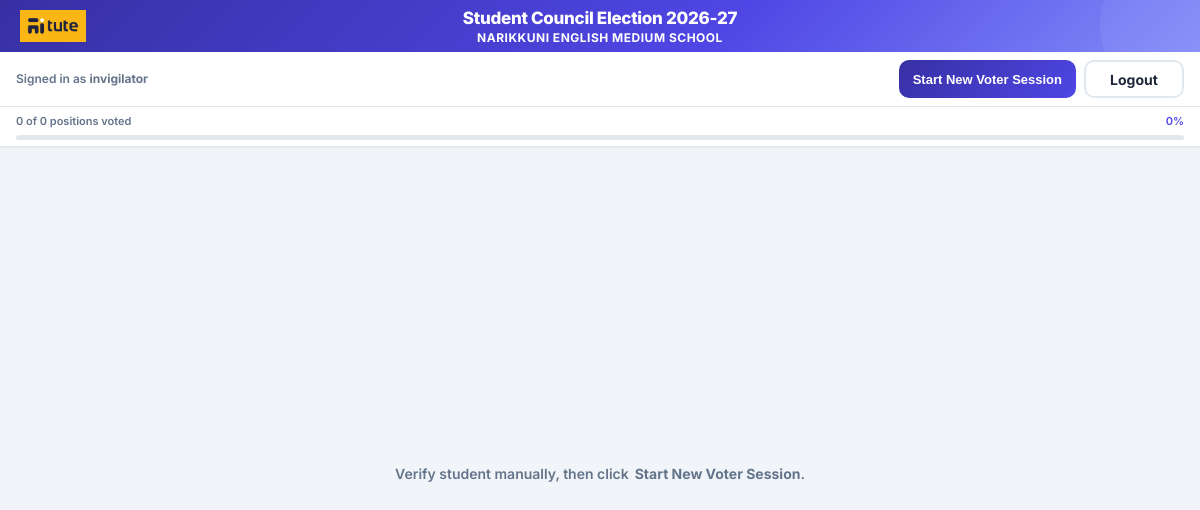
Screenshot of / (signed in) with the database file from the repository.
### voting/models.py (models this page shows, shortened)
class Election(models.Model):
	STATUS_DRAFT = "draft"
	STATUS_OPEN = "open"
	STATUS_CLOSED = "closed"
	STATUS_CHOICES = (
		(STATUS_DRAFT, "Draft"),
		(STATUS_OPEN, "Open"),
		(STATUS_CLOSED, "Closed"),
	)
	title = models.CharField(max_length=200)
	school_name = models.CharField(max_length=200)
	school_slug = models.SlugField(
		max_length=100,
		blank=True,
		db_index=True,
		help_text="Auto-generated from school name. Used in kiosk URL: /vote/<slug>/",
	)
	logo = models.ImageField(
		upload_to="elections/logos/",
		blank=True,
		help_text="Optional school logo shown in the kiosk header.",
	)
	status = models.CharField(max_length=12, choices=STATUS_CHOICES, default=STATUS_DRAFT)
	starts_at = models.DateTimeField(null=True, blank=True)
	ends_at = models.DateTimeField(null=True, blank=True)
	results_published = models.BooleanField(default=False)
	created_at = models.DateTimeField(auto_now_add=True)
	updated_at = models.DateTimeField(auto_now=True)
	class Meta:
		ordering = ("-created_at",)

### voting/views.py (the view)
# urls.py: path("", views.kiosk_page, name="kiosk"),
@login_required
@require_GET
def kiosk_page(request, school_slug=None):
	if not request.user.is_superuser:
		profile = getattr(request.user, "profile", None)
		if profile and profile.school_slug:
			if school_slug != profile.school_slug:
				return redirect("kiosk-school", school_slug=profile.school_slug)
	election = _active_election_or_none(school_slug=school_slug)
	return render(request, "voting/index.html", {
		"election": election,
		"school_slug": school_slug or "",
	})

### voting/views.py (called while the page is built)
def _active_election_or_none(school_slug=None):
	elections = Election.objects.filter(status=Election.STATUS_OPEN).order_by("-created_at")
	if school_slug:
		elections = elections.filter(school_slug=school_slug)
	return elections.first()

### voting/templates/voting/index.html (shortened to what this page needs)
{% load static %}
<!DOCTYPE html>
<html lang="en">
<head>
  <link rel="stylesheet" href="{% static 'voting/css/style.css' %}?v=12" />
</head>
<body>
  <header class="header">
    <div class="header-left">
      <img id="header-logo"
           src="{% static 'voting/photos/aitute_logo.webp' %}"
           alt="Logo" class="header-logo" />
    </div>
    <div class="header-center">
      <h1 id="election-title">{% if election %}{{ election.title }}{% else %}Student Council Election{% endif %}</h1>
      <div id="school-name" class="header-school">{% if election %}{{ election.school_name }}{% else %}School Name{% endif %}</div>
    </div>
  </header>
  <div class="operator-bar">
    <div class="operator-meta">
      Signed in as <strong>{{ request.user.username }}</strong>
    </div>
    <div style="display:flex; align-items:center; gap:8px;">
      <button id="btn-start-session" class="btn-start">Start New Voter Session</button>
      <form method="post" action="{% url 'logout' %}">
        <button type="submit" class="btn-nav" style="height:38px;">Logout</button>
      </form>
    </div>
  </div>
  <div class="progress-bar-wrap">
    <div class="progress-info">
      <span id="progress-text">0 of 0 positions voted</span>
      <span id="progress-percent">0%</span>
    </div>
    <div class="progress-track">
    </div>
  </div>
  <div id="waiting-screen" class="waiting-screen">
    Verify student manually, then click <strong style="margin-left:6px;">Start New Voter Session</strong>.
  </div>
</body>
</html>

### voting/static/voting/css/style.css (style rules this page uses)
:root { --primary: #4f46e5; --primary-light: #818cf8; --primary-dark: #3730a3; --accent: #06b6d4; --success: #22c55e; --bg: #f1f5f9; --surface: #ffffff; --surface-2: #f8fafc; --border: #e2e8f0; --text: #1e293b; --text-muted: #64748b; --text-light: #94a3b8; --r-sm: 6px; --r-md: 10px; --r-lg: 14px; --r-xl: 20px; --sh-sm: 0 1px 3px rgba(0, 0, 0, .06); --sh-md: 0 4px 16px rgba(0, 0, 0, .08), 0 2px 6px rgba(0, 0, 0, .04); --sh-lg: 0 12px 32px rgba(79, 70, 229, .13); --ease: 0.22s cubic-bezier(.4, 0, .2, 1); --h-header: 52px; --h-progress: 40px; --h-nav: 56px; }
*, *::before, *::after { box-sizing: border-box; margin: 0; padding: 0; }
html { height: 100%; overflow: hidden; }
body { font-family: 'Inter', sans-serif; background: var(--bg); color: var(--text); line-height: 1.5; height: 100dvh; overflow: hidden; display: flex; flex-direction: column; }
.header { flex: 0 0 var(--h-header); background: linear-gradient(135deg, var(--primary-dark) 0%, var(--primary) 60%, var(--primary-light) 100%); color: #fff; padding: 0 20px; display: flex; align-items: center; justify-content: space-between; overflow: hidden; position: relative; }
.header::after { content: ''; position: absolute; right: -50px; top: -50px; width: 150px; height: 150px; border-radius: 50%; background: rgba(255, 255, 255, .06); pointer-events: none; }
.header-left { display: flex; align-items: center; flex: 0 0 20%; }
.header-logo { height: 32px; width: auto; object-fit: contain; display: block; }
.header-center { display: flex; flex-direction: column; align-items: center; justify-content: center; text-align: center; flex: 1 1 auto; min-width: 0; }
.header-center h1 { font-size: clamp(13px, 2.2vw, 17px); font-weight: 800; letter-spacing: -0.3px; margin: 0; line-height: 1.2; white-space: nowrap; overflow: hidden; text-overflow: ellipsis; width: 100%; }
.header-school { font-size: clamp(10px, 1.6vw, 12px); font-weight: 700; text-transform: uppercase; letter-spacing: 0.5px; color: #ffffff; margin-top: 3px; line-height: 1.1; white-space: nowrap; overflow: hidden; text-overflow: ellipsis; width: 100%; }
.progress-bar-wrap { flex: 0 0 var(--h-progress); background: var(--surface); border-bottom: 1px solid var(--border); padding: 0 16px; display: flex; flex-direction: column; justify-content: center; gap: 5px; box-shadow: var(--sh-sm); z-index: 10; }
.progress-info { display: flex; justify-content: space-between; font-size: 11px; font-weight: 600; color: var(--text-muted); }
.progress-info span:last-child { color: var(--primary); }
.progress-track { height: 5px; background: var(--border); border-radius: 100px; overflow: hidden; }
.btn-nav, .btn-submit { height: 42px; border-radius: var(--r-md); font-family: 'Inter', sans-serif; font-weight: 700; font-size: 14px; cursor: pointer; transition: var(--ease); white-space: nowrap; }
.btn-nav { min-width: 100px; padding: 0 18px; border: 2px solid var(--border); background: var(--surface); color: var(--text); }

### voting/templates/voting/index.html (style rules this page uses)
.operator-bar { flex: 0 0 auto; display: flex; align-items: center; justify-content: space-between; padding: 8px 16px; border-bottom: 1px solid var(--border); background: var(--surface); gap: 12px; }
.operator-meta { font-size: 12px; color: var(--text-muted); font-weight: 600; }
.btn-start { height: 38px; border: none; border-radius: var(--r-md); padding: 0 14px; font-size: 13px; font-weight: 700; color: #fff; background: linear-gradient(135deg, var(--primary-dark), var(--primary)); cursor: pointer; }
.waiting-screen { flex: 1 1 0; display: flex; align-items: center; justify-content: center; text-align: center; padding: 24px; color: var(--text-muted); font-weight: 600; font-size: 14px; }

### rows the page displays
Election: title "Student Council Election 2026-27", school_name "NARIKKUNI ENGLISH MEDIUM SCHOOL"

### other values shown
{{ request.user.username }} "invigilator"
